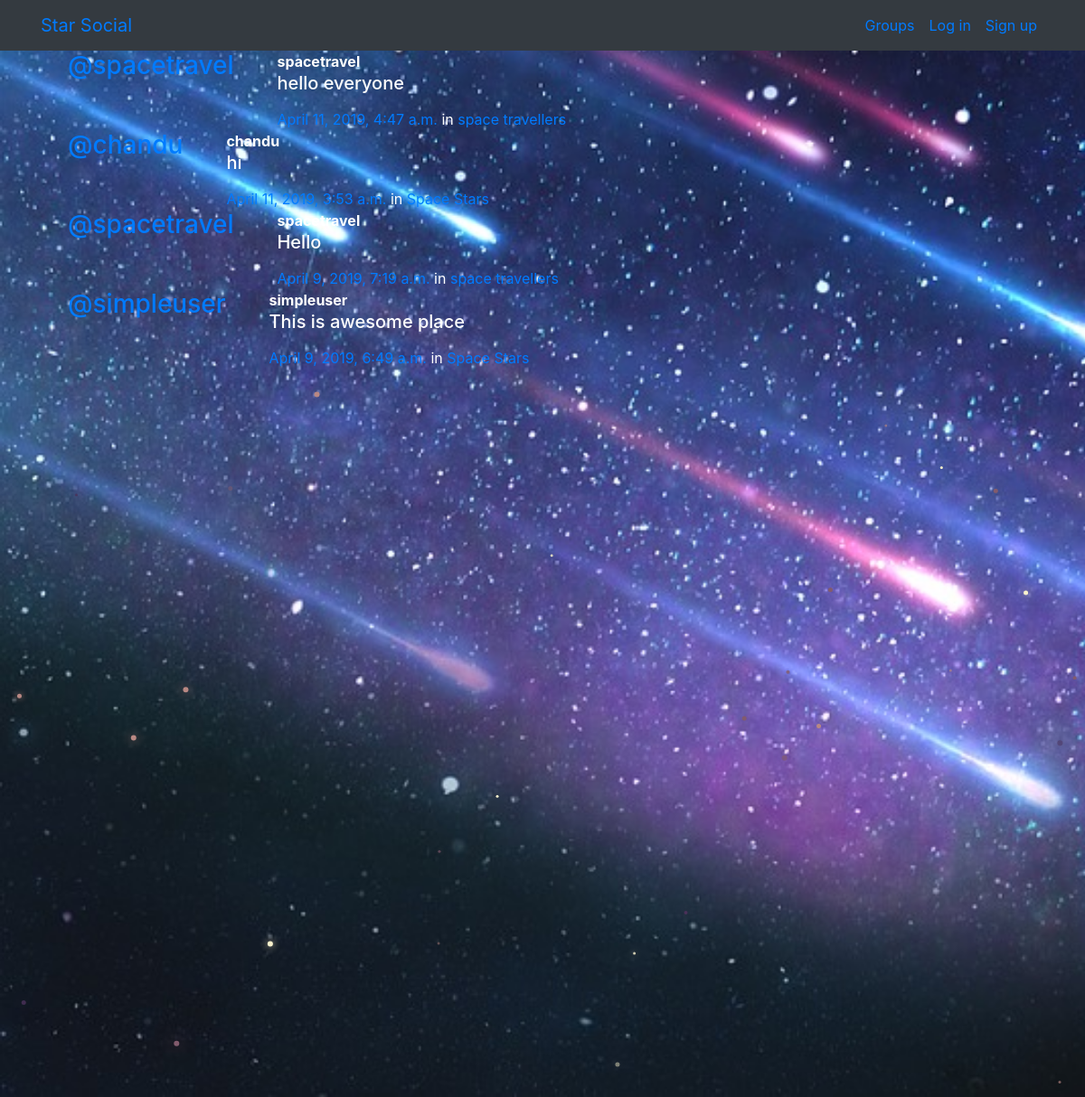
/posts/, run on the app's committed database.
### posts/models.py (models this page shows, shortened)
class Post(models.Model):
    user = models.ForeignKey(User, related_name="posts",on_delete=models.CASCADE)
    created_at = models.DateTimeField(auto_now=True)
    message = models.TextField()
    message_html = models.TextField(editable=False)
    group = models.ForeignKey(Group, related_name="posts",null=True, blank=True,on_delete=models.CASCADE)
    class Meta:
        ordering = ["-created_at"]
        unique_together = ["user", "message"]

### groups/models.py (models this page shows, shortened)
class Group(models.Model):
    name = models.CharField(max_length=255, unique=True)
    slug = models.SlugField(allow_unicode=True, unique=True)
    description = models.TextField(blank=True, default='')
    description_html = models.TextField(editable=False, default='', blank=True)
    members = models.ManyToManyField(User,through="GroupMember")
    class Meta:
        ordering = ["name"]

### posts/views.py (the view)
# urls.py: path('', views.PostList.as_view(), name="all"),
class PostList(SelectRelatedMixin, generic.ListView):
    model = models.Post
    select_related = ("user", "group")

### posts/templates/posts/post_list.html (shortened to what this page needs)
{% extends "posts/post_base.html" %}
{% load humanize %}
{% block post_content %}
<div class="col-md-8">
	{% for post in post_list %}
  {% include "posts/_post.html" %}
	{% endfor %}
</div>
{% endblock %}

### posts/templates/posts/_post.html (shortened to what this page needs)
<div class="media">
	<h3 class="mr-5"><a href="{% url 'posts:for_user' username=post.user.username %}">@{{ post.user.username }}</a></h3>
	<div class="media-body">
		<strong>{{ post.user.username }}</strong>
		<h5>{{ post.message_html|safe }}</h5>
			<time class="time"><a href="{% url 'posts:single' username=post.user.username pk=post.pk %}">{{ post.created_at }}</a></time>
			{% if post.group %}
			<span class="group-name">in <a href="#">{{ post.group.name }}</a></span>
			{% endif %}
	</div>
</div>

### static/simplesocial/css/master.css (style rules this page uses)
body { margin: 0; overflow: hidden; background-color: black; color:white; }

### data on the page
Post: user.username "spacetravel", message_html "hello everyone", created_at "April 11, 2019, 4:47 a.m.", group.name "space travellers"
Post: user.username "chandu", message_html "hi", created_at "April 11, 2019, 3:53 a.m.", group.name "Space Stars"
Post: user.username "spacetravel", message_html "Hello", created_at "April 9, 2019, 7:19 a.m.", group.name "space travellers"
Post: user.username "simpleuser", message_html "This is awesome place", created_at "April 9, 2019, 6:49 a.m.", group.name "Space Stars"
